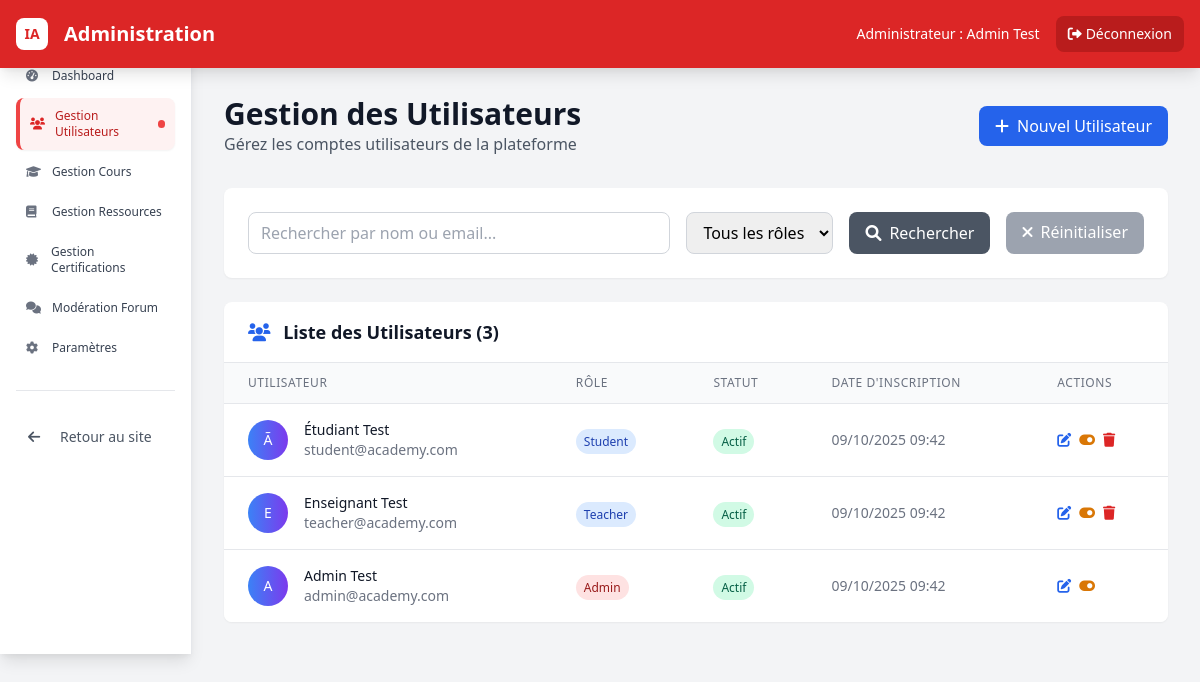
/admin/users.php (signed in), run on the app's committed database.
### tables this page shows
CREATE TABLE users (
    id INT AUTO_INCREMENT PRIMARY KEY,
    full_name VARCHAR(255) NOT NULL,
    email VARCHAR(255) NOT NULL UNIQUE,
    password VARCHAR(255) NOT NULL,
    role ENUM('student', 'teacher', 'admin') DEFAULT 'student',
    bio TEXT,
    avatar VARCHAR(255),
    last_login DATETIME,
    is_active BOOLEAN DEFAULT TRUE,
    created_at TIMESTAMP DEFAULT CURRENT_TIMESTAMP,
    updated_at TIMESTAMP DEFAULT CURRENT_TIMESTAMP ON UPDATE CURRENT_TIMESTAMP
);

### includes/functions.php (called while the page is built, shortened)
<?php
function getDB() {
    static $pdo = null;
    if ($pdo === null) {
        try {
            $pdo = new PDO(
                "mysql:host=" . DB_HOST . ";dbname=" . DB_NAME . ";charset=utf8mb4",
                DB_USER,
                DB_PASS,
                DB_OPTIONS
            );
        } catch (PDOException $e) {
            die("Erreur de connexion à la base de données : " . $e->getMessage());
        }
    }
    return $pdo;
}
function getUserById($userId) {
    $pdo = getDB();
    $stmt = $pdo->prepare("SELECT * FROM users WHERE id = ?");
    $stmt->execute([$userId]);
    return $stmt->fetch();
}
?>

### admin/users.php (the view, shortened to what this page needs)
<?php
require_once '../includes/functions.php';
$user = getUserById($_SESSION['user_id']);
$pdo = getDB();
$page = isset($_GET['page']) ? (int)$_GET['page'] : 1;
$limit = 20;
$offset = ($page - 1) * $limit;
$search = isset($_GET['search']) ? $_GET['search'] : '';
$where_conditions = [];
$params = [];
$where_clause = $where_conditions ? 'WHERE ' . implode(' AND ', $where_conditions) : '';
$count_stmt = $pdo->prepare("SELECT COUNT(*) FROM users $where_clause");
$count_stmt->execute($params);
$total_users = $count_stmt->fetchColumn();
$users_stmt = $pdo->prepare("SELECT * FROM users $where_clause ORDER BY created_at DESC LIMIT ? OFFSET ?");
$params[] = $limit;
$params[] = $offset;
$users_stmt->execute($params);
$users = $users_stmt->fetchAll();
?>
<!DOCTYPE html>
<html lang="fr">
<head>
    <link href="https://cdn.jsdelivr.net/npm/tailwindcss@2.2.19/dist/tailwind.min.css" rel="stylesheet">
    <link href="https://cdnjs.cloudflare.com/ajax/libs/font-awesome/6.0.0/css/all.min.css" rel="stylesheet">
</head>
<body class="bg-gray-100 overflow-x-hidden">
    <?php include 'includes/header.php'; ?>
    <div class="flex">
        <?php include 'includes/sidebar.php'; ?>
        <div class="flex-1 p-4 md:p-8 mt-16 pb-16">
            <div class="mb-8">
                <div class="flex justify-between items-center">
                    <div>
                        <h1 class="text-2xl md:text-3xl font-bold text-gray-900">Gestion des Utilisateurs</h1>
                        <p class="text-sm md:text-base text-gray-600">Gérez les comptes utilisateurs de la plateforme</p>
                    </div>
                    <button onclick="openCreateModal()" class="bg-blue-600 hover:bg-blue-700 text-white px-4 py-2 rounded-lg flex items-center">
                        <i class="fas fa-plus mr-2"></i>Nouvel Utilisateur
                    </button>
                </div>
            </div>
            <div class="bg-white p-6 rounded-lg shadow-sm mb-6">
                <form method="GET" class="flex flex-wrap gap-4">
                    <div class="flex-1 min-w-64">
                        <input type="text" name="search" value="<?php echo htmlspecialchars($search); ?>"
                               placeholder="Rechercher par nom ou email..."
                               class="w-full px-3 py-2 border border-gray-300 rounded-lg focus:outline-none focus:ring-2 focus:ring-blue-500">
                    </div>
                    <div>
                        <select name="role" class="px-3 py-2 border border-gray-300 rounded-lg focus:outline-none focus:ring-2 focus:ring-blue-500">
                            <option value="">Tous les rôles</option>
                        </select>
                    </div>
                    <button type="submit" class="bg-gray-600 hover:bg-gray-700 text-white px-4 py-2 rounded-lg">
                        <i class="fas fa-search mr-2"></i>Rechercher
                    </button>
                    <a href="users.php" class="bg-gray-400 hover:bg-gray-500 text-white px-4 py-2 rounded-lg">
                        <i class="fas fa-times mr-2"></i>Réinitialiser
                    </a>
                </form>
            </div>
            <div class="bg-white rounded-lg shadow-sm overflow-hidden">
                <div class="px-6 py-4 border-b border-gray-200">
                    <h2 class="text-lg font-semibold text-gray-900">
                        <i class="fas fa-users mr-2 text-blue-600"></i>
                        Liste des Utilisateurs (<?php echo $total_users; ?>)
                    </h2>
                </div>
                <div class="overflow-x-auto">
                    <table class="min-w-full divide-y divide-gray-200">
                        <thead class="bg-gray-50">
                            <tr>
                                <th class="px-6 py-3 text-left text-xs font-medium text-gray-500 uppercase tracking-wider">Utilisateur</th>
                                <th class="px-6 py-3 text-left text-xs font-medium text-gray-500 uppercase tracking-wider">Rôle</th>
                                <th class="px-6 py-3 text-left text-xs font-medium text-gray-500 uppercase tracking-wider">Statut</th>
                                <th class="px-6 py-3 text-left text-xs font-medium text-gray-500 uppercase tracking-wider">Date d'inscription</th>
                                <th class="px-6 py-3 text-left text-xs font-medium text-gray-500 uppercase tracking-wider">Actions</th>
                            </tr>
                        </thead>
                        <tbody class="bg-white divide-y divide-gray-200">
                            <?php foreach ($users as $user_item): ?>
                            <tr class="hover:bg-gray-50">
                                <td class="px-6 py-4 whitespace-nowrap">
                                    <div class="flex items-center">
                                        <div class="w-10 h-10 bg-gradient-to-r from-blue-500 to-purple-600 rounded-full flex items-center justify-center">
                                            <span class="text-white font-medium text-sm">
                                                <?php echo strtoupper(substr($user_item['full_name'], 0, 1)); ?>
                                            </span>
                                        </div>
                                        <div class="ml-4">
                                            <div class="text-sm font-medium text-gray-900"><?php echo htmlspecialchars($user_item['full_name']); ?></div>
                                            <div class="text-sm text-gray-500"><?php echo htmlspecialchars($user_item['email']); ?></div>
                                        </div>
                                    </div>
                                </td>
                                <td class="px-6 py-4 whitespace-nowrap">
                                    <span class="px-2 py-1 text-xs font-medium rounded-full
                                        <?php echo $user_item['role'] === 'admin' ? 'bg-red-100 text-red-800' : 'bg-blue-100 text-blue-800'; ?>">
                                        <?php echo ucfirst($user_item['role']); ?>
                                    </span>
                                </td>
                                <td class="px-6 py-4 whitespace-nowrap">
                                    <span class="px-2 py-1 text-xs font-medium rounded-full
                                        <?php echo $user_item['is_active'] ? 'bg-green-100 text-green-800' : 'bg-red-100 text-red-800'; ?>">
                                        <?php echo $user_item['is_active'] ? 'Actif' : 'Inactif'; ?>
                                    </span>
                                </td>
                                <td class="px-6 py-4 whitespace-nowrap text-sm text-gray-500">
                                    <?php echo date('d/m/Y H:i', strtotime($user_item['created_at'])); ?>
                                </td>
                                <td class="px-6 py-4 whitespace-nowrap text-sm font-medium">
                                    <div class="flex space-x-2">
                                        <button onclick="openEditModal(<?php echo htmlspecialchars(json_encode($user_item)); ?>)"
                                                class="text-blue-600 hover:text-blue-900">
                                            <i class="fas fa-edit"></i>
                                        </button>
                                        <form method="POST" class="inline" onsubmit="return confirm('Êtes-vous sûr de vouloir changer le statut de cet utilisateur ?')">
                                            <button type="submit" class="text-yellow-600 hover:text-yellow-900">
                                                <i class="fas fa-toggle-on"></i>
                                            </button>
                                        </form>
                                        <?php if ($user_item['id'] != $_SESSION['user_id']): ?>
                                        <form method="POST" class="inline" onsubmit="return confirm('Êtes-vous sûr de vouloir supprimer cet utilisateur ?')">
                                            <button type="submit" class="text-red-600 hover:text-red-900">
                                                <i class="fas fa-trash"></i>
                                            </button>
                                        </form>
                                        <?php endif; ?>
                                    </div>
                                </td>
                            </tr>
                            <?php endforeach; ?>
                        </tbody>
                    </table>
                </div>
            </div>
        </div>
    </div>
</body>
</html>

### admin/includes/header.php (shortened to what this page needs)
<?php
$user = getUserById($_SESSION['user_id']);
?>
<nav class="bg-red-600 text-white shadow-lg fixed top-0 left-0 right-0 z-50">
    <div class="max-w-7xl mx-auto px-4">
        <div class="flex justify-between items-center py-4">
            <div class="flex items-center space-x-4">
                <div class="w-8 h-8 bg-white rounded-lg flex items-center justify-center">
                    <span class="text-red-600 font-bold text-sm">IA</span>
                </div>
                <span class="text-xl font-bold">Administration</span>
            </div>
            <div class="flex items-center space-x-4">
                <span class="text-sm">Administrateur : <?php echo htmlspecialchars($user['full_name']); ?></span>
                <a href="../logout.php" class="bg-red-700 hover:bg-red-800 px-3 py-2 rounded-lg text-sm transition-colors">
                    <i class="fas fa-sign-out-alt mr-1"></i>Déconnexion
                </a>
            </div>
        </div>
    </div>
</nav>

### data on the page
users: full_name "Admin Test", full_name "A", email "admin@academy.com", role "Admin", is_active "Actif", created_at "09/10/2025 09:42"
users: full_name "Ã", full_name "Étudiant Test", email "student@academy.com", role "Student", is_active "Actif", created_at "09/10/2025 09:42"
users: full_name "E", full_name "Enseignant Test", email "teacher@academy.com", role "Teacher", is_active "Actif", created_at "09/10/2025 09:42"

### other printed values
$total_users "3"
